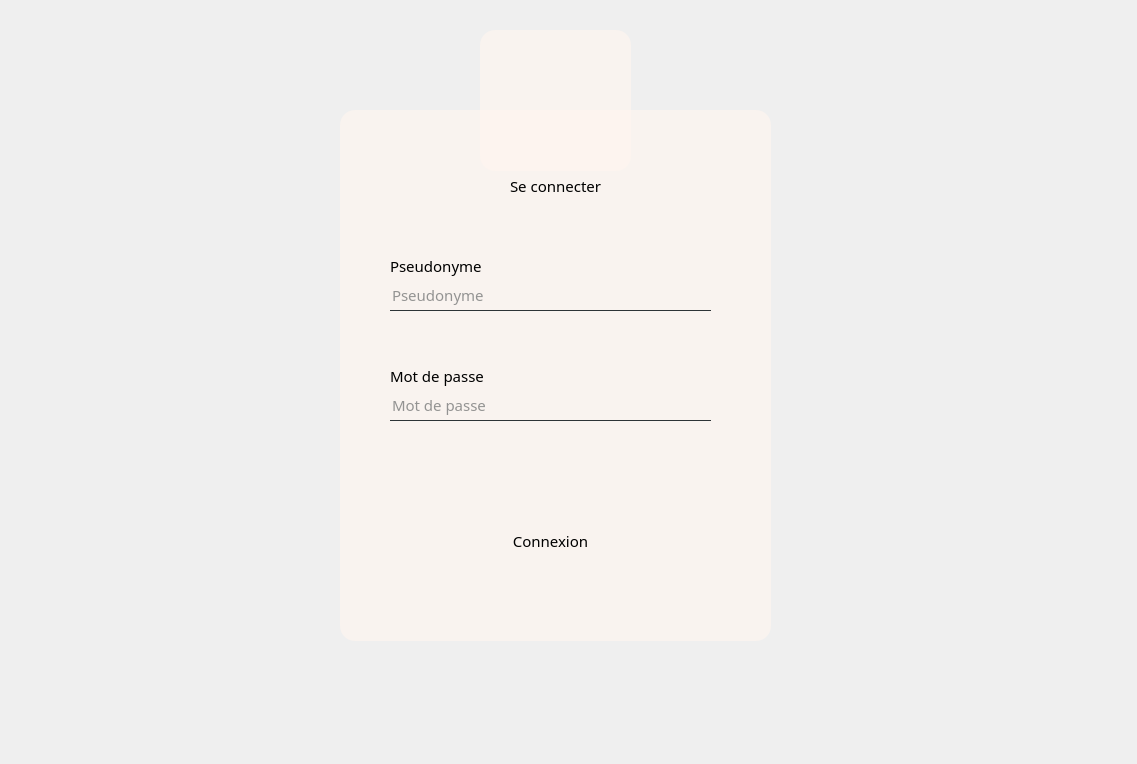
<?xml version="1.0" encoding="UTF-8"?>
<ui version="4.0">
 <class>authentification</class>
 <widget class="QDialog" name="authentification">
  <property name="geometry">
   <rect>
    <x>0</x>
    <y>0</y>
    <width>1137</width>
    <height>764</height>
   </rect>
  </property>
  <property name="windowTitle">
   <string>Dialog</string>
  </property>
  <property name="styleSheet">
   <string notr="true">*{
	
 font-family:century gothic;

font-size:15px;
}

#authentification{border-image: url(:/images/blog-image--workplace-orientation-01.png);}


QFrame{
background:rgba(255,245,238,0.6);
border-radius:15px;
}

QPushButton{

background:   qlineargradient(x1: 0, y1: 0, x2: 0, y2: 1,
                                 stop: 0  #77b5fe, stop: 0.4 #5da7fe,
                                 stop: 0.5#4399fe, stop: 1.0#1b83fe);
border-radius:20px;
border-radius:15px;
border: none;

}



QPushButton:hover{
background:   qlineargradient(x1: 0, y1: 0, x2: 0, y2: 1,
                                 stop: 0 #1b83fe, stop: 0.4 #4399fe,
                                 stop: 0.5 #5da7fe, stop: 1.0 #77b5fe);
color:white;

}
QToolButton{
background:  white;
border-radius:50px;
}
QLabel{
color:black;
background:transparent;
}
QLineEdit{
background:transparent;
border:none;
color:#2d3436;
border-bottom:1px solid #2d3436;
}
#label_4{
color:blue;
}</string>
  </property>
  <widget class="QFrame" name="frame">
   <property name="geometry">
    <rect>
     <x>340</x>
     <y>110</y>
     <width>431</width>
     <height>531</height>
    </rect>
   </property>
   <property name="mouseTracking">
    <bool>false</bool>
   </property>
   <property name="frameShape">
    <enum>QFrame::StyledPanel</enum>
   </property>
   <property name="frameShadow">
    <enum>QFrame::Raised</enum>
   </property>
   <widget class="QLabel" name="label">
    <property name="geometry">
     <rect>
      <x>170</x>
      <y>60</y>
      <width>111</width>
      <height>31</height>
     </rect>
    </property>
    <property name="text">
     <string>Se connecter</string>
    </property>
   </widget>
   <widget class="QPushButton" name="connexion">
    <property name="geometry">
     <rect>
      <x>110</x>
      <y>410</y>
      <width>201</width>
      <height>41</height>
     </rect>
    </property>
    <property name="text">
     <string>Connexion</string>
    </property>
   </widget>
   <widget class="QLineEdit" name="pseudo">
    <property name="geometry">
     <rect>
      <x>50</x>
      <y>170</y>
      <width>321</width>
      <height>31</height>
     </rect>
    </property>
    <property name="text">
     <string/>
    </property>
    <property name="readOnly">
     <bool>false</bool>
    </property>
    <property name="placeholderText">
     <string>Pseudonyme</string>
    </property>
   </widget>
   <widget class="QLineEdit" name="mdp">
    <property name="enabled">
     <bool>true</bool>
    </property>
    <property name="geometry">
     <rect>
      <x>50</x>
      <y>280</y>
      <width>321</width>
      <height>31</height>
     </rect>
    </property>
    <property name="text">
     <string/>
    </property>
    <property name="echoMode">
     <enum>QLineEdit::Password</enum>
    </property>
    <property name="readOnly">
     <bool>false</bool>
    </property>
    <property name="placeholderText">
     <string>Mot de passe</string>
    </property>
   </widget>
   <widget class="QLabel" name="label_2">
    <property name="geometry">
     <rect>
      <x>50</x>
      <y>250</y>
      <width>141</width>
      <height>31</height>
     </rect>
    </property>
    <property name="text">
     <string>Mot de passe</string>
    </property>
   </widget>
   <widget class="QLabel" name="label_3">
    <property name="geometry">
     <rect>
      <x>50</x>
      <y>140</y>
      <width>141</width>
      <height>31</height>
     </rect>
    </property>
    <property name="text">
     <string>Pseudonyme</string>
    </property>
   </widget>
  </widget>
  <widget class="QGraphicsView" name="graphicsView">
   <property name="geometry">
    <rect>
     <x>480</x>
     <y>30</y>
     <width>151</width>
     <height>141</height>
    </rect>
   </property>
   <property name="styleSheet">
    <string notr="true">border-image: url(:/images/users-18-512.png);
</string>
   </property>
  </widget>
 </widget>
 <resources/>
 <connections/>
</ui>
